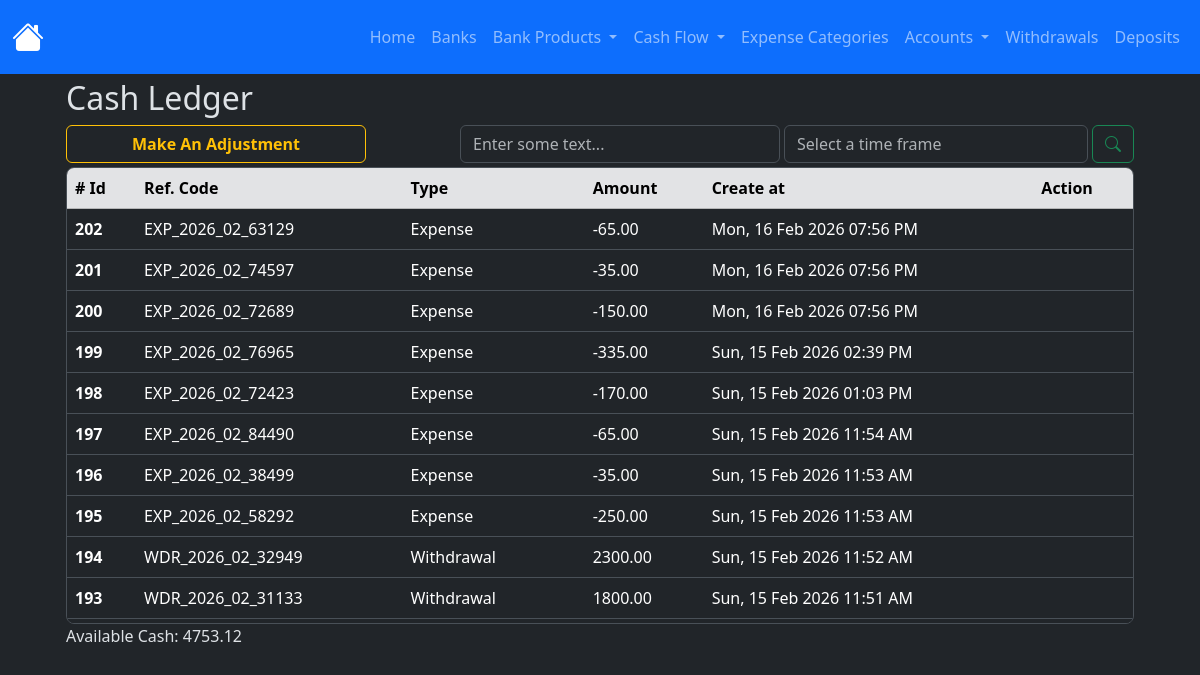
The page /cashledger/index on the database its author committed.
### app/models/cash_ledger.py (models this page shows, shortened)
class CashLedger(db.Model):
    __tablename__ = 'cash_ledger'
    id = db.Column(db.Integer, primary_key=True)
    amount = db.Column(db.Numeric(10,2), nullable=False)
    type = db.Column(db.String(100), nullable=False)
    reference_code = db.Column(db.String(100), nullable=False)
    created_at = db.Column(
        db.DateTime(timezone=True),
        default=utcnow, #internally sqlalchemy will exectute the function so dont add the parentheses otherwise it'll break down when creating the record in the db
        nullable=False
    )
    updated_at = db.Column(
        db.DateTime(timezone=True),
        onupdate=utcnow, #internally sqlalchemy will exectute the function so dont add the parentheses otherwise it'll break down when creating the record in the db
    )

### app/routes/cashledger_routes.py (the view)
@cashlegder_bp.route('/index')
def index():
    ledgers = CashLedger.query.order_by(CashLedger.created_at.desc()).all()
    sum_result = CashLedger.query.with_entities(func.sum(CashLedger.amount)).scalar() or 0
    context = {
        'ledgers': ledgers,
        'sum_result': sum_result,
    }
    return render_template('cashledger/index.html', **context)

### app/templates/cashledger/index.html (shortened to what this page needs)
{% extends 'layout.html' %}
{% block content %}
    <div class="container w-100">
        <h2>Cash Ledger</h2>
        <div class="d-flex justify-content-start gap-1 flex-wrap flex-md-nowrap mt-2">
            <button
                type="button"
                id="btn-create-expense-id"
                class="btn btn-outline-warning me-auto fw-bold me-md-auto w-100 w-md-auto"
                style="max-width: 300px;"
                data-bs-toggle="modal"
                data-bs-target="#create-adjustment"
            >Make An Adjustment</i>
            </button>
            <div class="d-flex gap-1 w-100 align-items-center" style="max-width: 320px;">
                <input type="text" class="form-control" id="filter-byfiled-input-id" placeholder="Enter some text...">
            </div>
            <div class="d-flex gap-1 w-100" style="max-width: 350px;">
                <div class="w-100 w-md-auto mt-md-0">
                    <input type="text" class="form-control" id="filter-bytime-input-id" placeholder="Select a time frame">
                </div>
                <button type="button" class="btn btn-outline-success" id="btn-search-id"><i class="bi bi-search"></i></button>
            </div>
        </div>
        <div class="table-responsive overflow-y-auto border rounded-3 mt-1" style="max-height: 457px;">
            <table class="table table-hover">
                <thead class="sticky-top">
                    <tr class="table-secondary">
                        <th scope="col"># Id</th>
                        <th scope="col">Ref. Code</th>
                        <th scope="col">Type</th>
                        <th scope="col">Amount</th>
                        <th scope="col">Create at</th>
                        <th scope="col">Action</th>
                    </tr>
                </thead>
                <tbody id="cashledger-table-body-id">
                  {% for ledger in ledgers %}
                    <tr>
                        <th scope="row">{{ ledger.id }}</th>
                        <td>{{ ledger.reference_code }}</td>
                        <td>{{ ledger.type | replace('_', ' ') | lower | title }}</td>
                        <td>{{ ledger.amount }}</td>
                        <td>{{ ledger.created_at | format_datetime("EEE, dd MMM yyyy hh:mm a") }}</td>
                        <td>
                        </td>
                    </tr>
                  {% endfor %}
                </tbody>
            </table>
        </div>
        <p id="lbl-total">Available Cash: {{ sum_result }}</p>
    </div>
<link href="https://cdn.jsdelivr.net/npm/@sweetalert2/theme-dark@5/dark.css" rel="stylesheet">
<link rel="stylesheet" href="https://cdn.jsdelivr.net/npm/flatpickr/dist/flatpickr.min.css">
{% endblock %}

### app/templates/layout.html (shortened to what this page needs)
<!doctype html>
<html lang="en" data-bs-theme="dark">
  <head>
    <link href="https://cdn.jsdelivr.net/npm/bootstrap@5.3.8/dist/css/bootstrap.min.css" rel="stylesheet">
    <link rel="stylesheet" href="{{ url_for('static', filename='style.css') }}">
    <link rel="stylesheet" href="{{ url_for('static', filename='appereance.css') }}">
</head>
  <body>
    <nav class="navbar navbar-expand-lg bg-primary fixed-top mx-2 mx-auto navbar-dark">
        <div class="container-fluid">
            <a class="navbar-brand fs-2" href="{{ url_for('home.index') }}"><i class="bi bi-house-fill"></i></a>
            <div class="collapse navbar-collapse" id="navbarNav">
                <ul class="navbar-nav ms-auto">
                    <li class="nav-item">
                        <a class="nav-link" href="{{ url_for('home.index') }}">Home</a>
                    </li>
                    <li class="nav-item">
                        <a class="nav-link" href="{{ url_for('bank.index') }}">Banks</a>
                    </li>
                    <li class="nav-item dropdown">
                        <a class="nav-link dropdown-toggle" href="#" data-bs-toggle="dropdown">
                            Bank Products
                        </a>
                    </li>
                    <li class="nav-item dropdown">
                        <a class="nav-link dropdown-toggle" href="#" data-bs-toggle="dropdown">
                            Cash Flow
                        </a>
                    </li>
                    <li class="nav-item">
                        <a class="nav-link" href="{{ url_for('expense_category.index') }}">Expense Categories</a>
                    </li>
                    <li class="nav-item dropdown">
                        <a class="nav-link dropdown-toggle" href="#" data-bs-toggle="dropdown">
                            Accounts
                        </a>
                    </li>
                    <li class="nav-item">
                        <a class="nav-link" href="{{ url_for('withdrawal.index') }}">Withdrawals</a>
                    </li>
                    <li class="nav-item">
                        <a class="nav-link" href="{{ url_for('deposit.index') }}">Deposits</a>
                    </li>
                </ul>
            </div>
        </div>
    </nav>
    <main class="container w-100 p-4" style="margin-top: 55px;">
    {% block content %}
    {% endblock %}
    </main>
    <link rel="stylesheet" href="https://cdn.jsdelivr.net/npm/bootstrap-icons@1.13.1/font/bootstrap-icons.min.css">
</body>
</html>

### rows shown on the page
CashLedger: id "202", reference_code "EXP_2026_02_63129", type "Expense", amount "-65.00", created_at "Mon, 16 Feb 2026 07:56 PM"
CashLedger: id "201", reference_code "EXP_2026_02_74597", type "Expense", amount "-35.00", created_at "Mon, 16 Feb 2026 07:56 PM"
CashLedger: id "200", reference_code "EXP_2026_02_72689", type "Expense", amount "-150.00", created_at "Mon, 16 Feb 2026 07:56 PM"
CashLedger: id "199", reference_code "EXP_2026_02_76965", type "Expense", amount "-335.00", created_at "Sun, 15 Feb 2026 02:39 PM"
CashLedger: id "198", reference_code "EXP_2026_02_72423", type "Expense", amount "-170.00", created_at "Sun, 15 Feb 2026 01:03 PM"
CashLedger: id "197", reference_code "EXP_2026_02_84490", type "Expense", amount "-65.00", created_at "Sun, 15 Feb 2026 11:54 AM"
CashLedger: id "196", reference_code "EXP_2026_02_38499", type "Expense", amount "-35.00", created_at "Sun, 15 Feb 2026 11:53 AM"
CashLedger: id "195", reference_code "EXP_2026_02_58292", type "Expense", amount "-250.00", created_at "Sun, 15 Feb 2026 11:53 AM"
CashLedger: id "194", reference_code "WDR_2026_02_32949", type "Withdrawal", amount "2300.00", created_at "Sun, 15 Feb 2026 11:52 AM"
CashLedger: id "193", reference_code "WDR_2026_02_31133", type "Withdrawal", amount "1800.00", created_at "Sun, 15 Feb 2026 11:51 AM"

### other values the page prints
{{ sum_result }} "4753.12"
